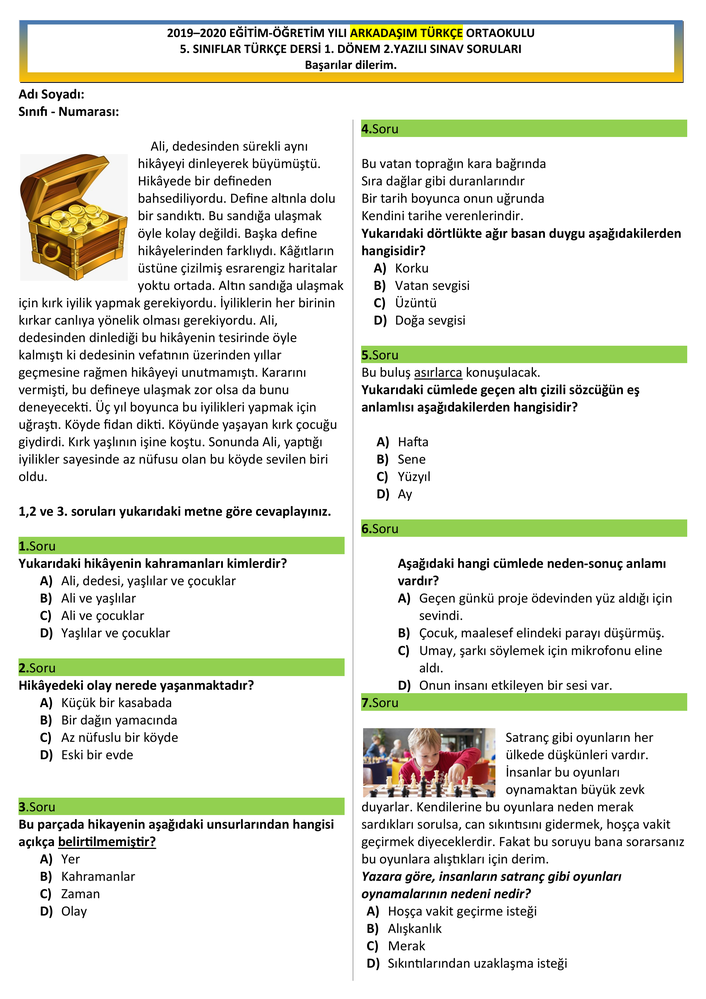
#> input picture NoteMasterAI/Models/Türkçe/images/page_0.png, 706 x 999 px, shrunk from 2481 x 3508 before the run
$ python -i omr.py   (imports and definitions only)
#> lines starting #> are read from the running program, lines starting #| are printed output that depends on the picture; after the words box and inside, x2 and y2 are one past the last pixel; in counts of white or black regions, pixels touching at a corner belong together
#> further down, picture is the input picture: shape (999, 706, 3); mean B, G, R 221, 231.1, 229
import cv2
import numpy as np

def _get_omr_scores(thresh_image, num_options, layout):
    """(HELPER) Split image vertically/horizontally and return scores."""
    h, w = thresh_image.shape
    scores = []

    if layout == "yatay":
        option_width = w // num_options
        for i in range(num_options):
            start_x = i * option_width
            end_x = (i + 1) * option_width if i < num_options - 1 else w
            split = thresh_image[0:h, start_x:end_x]
            yield split
    else: # dikey (vertical)
        option_height = h // num_options
        for i in range(num_options):
            start_y = i * option_height
            end_y = (i + 1) * option_height if i < num_options - 1 else h
            split = thresh_image[start_y:end_y, 0:w]
            yield split

def process_omr_zone_by_area(image, num_options=5, layout="dikey"):
    """For MULTIPLE CHOICE: Reads by area (cv2.contourArea)."""
#> called with num_options = 5, layout = 'dikey'
    if image is None or image.size == 0: return -1, []

    gray = cv2.cvtColor(image, cv2.COLOR_BGR2GRAY)
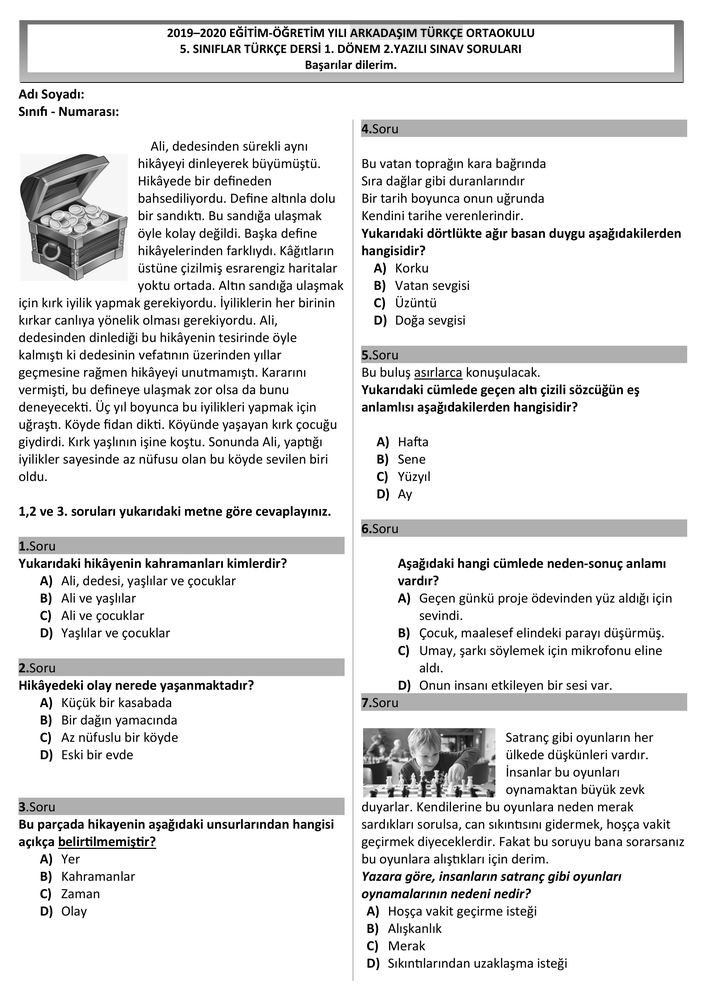
#> gray: shape (999, 706); min 0, max 255, mean 229.3
    try:
        blur = cv2.GaussianBlur(gray, (5, 5), 0)
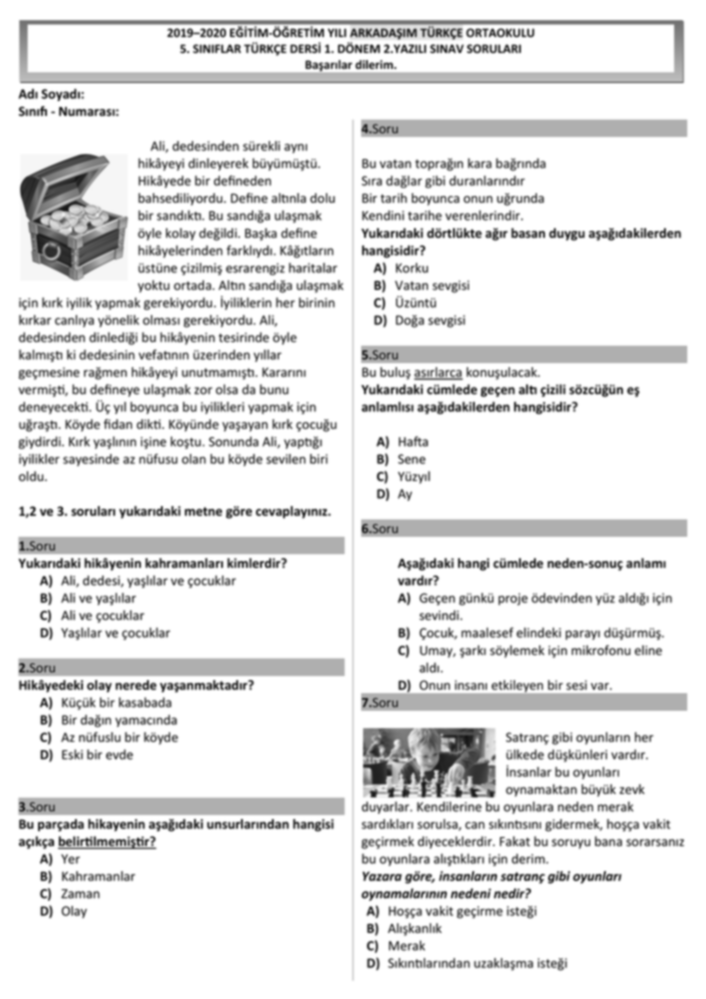
#> blur: shape (999, 706); min 21, max 255, mean 229.4
        _, thresh = cv2.threshold(blur, 0, 255, cv2.THRESH_BINARY_INV | cv2.THRESH_OTSU)
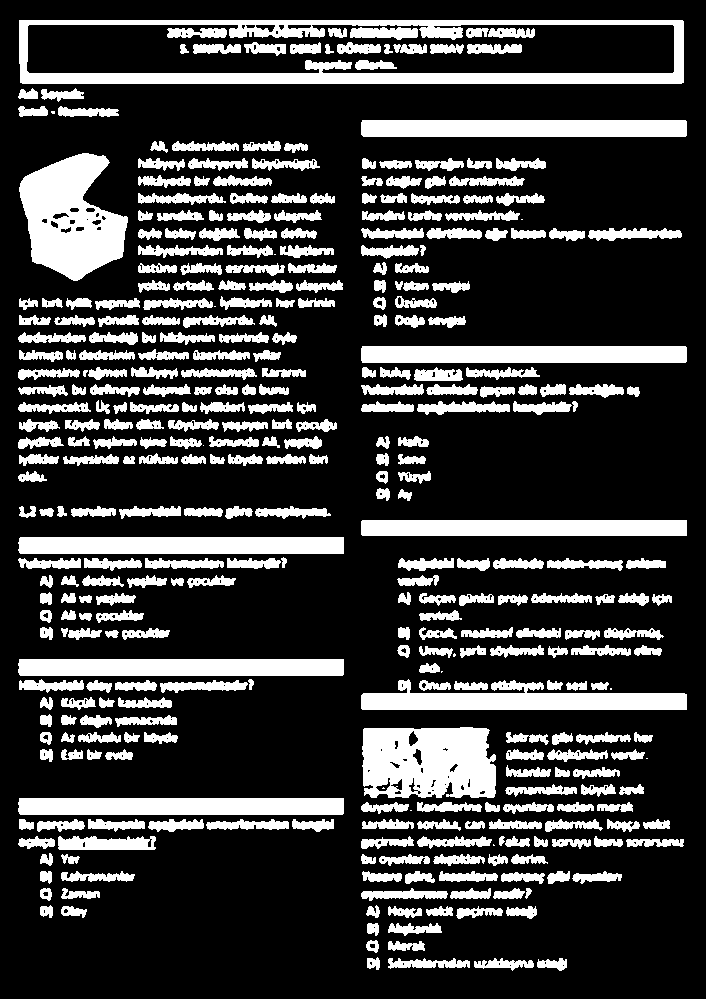
#> thresh: shape (999, 706); 23.5% white; 377 white regions (12 under 20 px), largest, box (x1, y1, x2, y2) and area: (19, 20, 684, 84) 13261, (19, 153, 128, 281) 8784, (362, 727, 496, 798) 8272
    except cv2.error:
        _, thresh = cv2.threshold(gray, 127, 255, cv2.THRESH_BINARY_INV)

    scores = []
    for split in _get_omr_scores(thresh, num_options, layout):
        contours, _ = cv2.findContours(split, cv2.RETR_EXTERNAL, cv2.CHAIN_APPROX_SIMPLE)

        if not contours:
            scores.append(0)
            continue

        largest_contour = max(contours, key=cv2.contourArea)
        area = cv2.contourArea(largest_contour)
        scores.append(area)
#> this loop made 5 passes
#> area on passes 1 to 5: 41809, 6178.5, 5187, 8417, 5190
#> after the loop, scores = [41809, 6178.5, 5187, 8417, 5190]

    if not scores: return -1, []

    selected_index = np.argmax(scores)
#> selected_index = 0

    h, w = image.shape[:2]
#> h = 999; w = 706
    total_area = h * w
#> total_area = 705294
    # Lower threshold to 2% to catch faint pencil marks
    min_area = (total_area / num_options) * 0.02
#> min_area = 2821.2

    # Check if the max score is significant enough
    if scores[selected_index] < min_area:
        return -1, scores

    return selected_index, scores

# [62 lines left out: functions process_omr_zone_by_blackness, process_visual_comparison, not called in this run]

>>> import cv2
>>> picture = cv2.imread('../Models/Türkçe/images/page_0.png')
>>> result = process_omr_zone_by_area(picture)
#> result = (0, [41809, 6178.5, 5187, 8417, 5190])

$ run again, on NoteMasterAI/Models/Türkçe/images/page_1.png
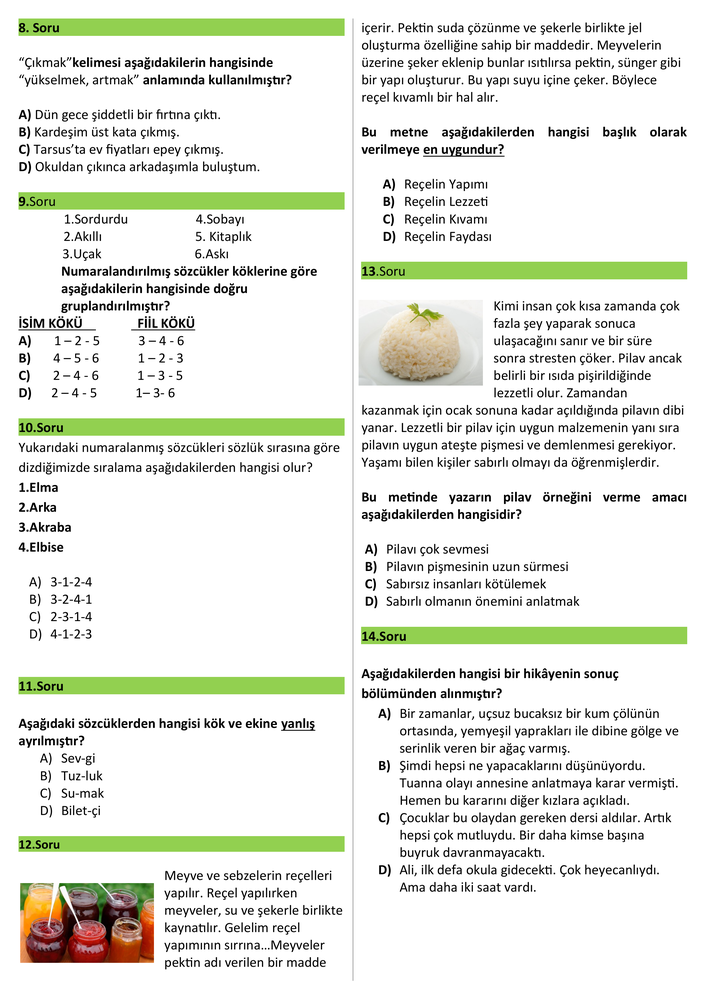
#> input picture NoteMasterAI/Models/Türkçe/images/page_1.png, 706 x 999 px, shrunk from 2481 x 3508 before the run
#> picture is the input picture: shape (999, 706, 3); mean B, G, R 226.2, 234, 231.4
#> in process_omr_zone_by_area, `blur = cv2.GaussianBlur(gray, (5, 5), 0)`:
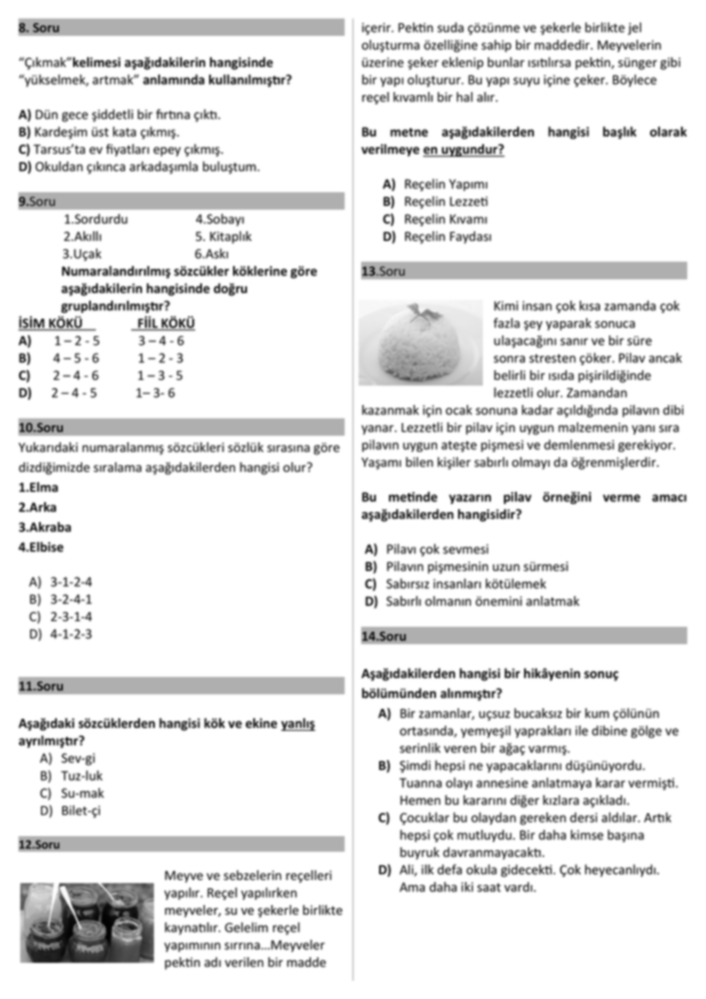
#> blur: shape (999, 706); min 2, max 255, mean 232.3
#> in process_omr_zone_by_area, `_, thresh = cv2.threshold(blur, 0, 255, cv2.THRESH_BINARY_INV | cv2.TH..`:
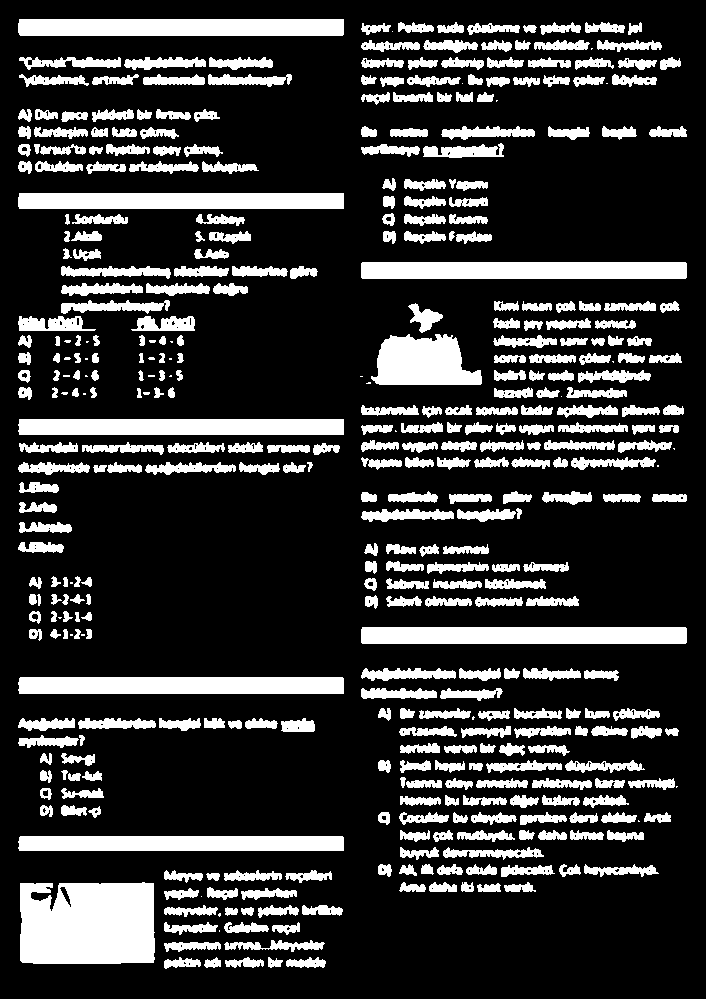
#> thresh: shape (999, 706); 20.8% white; 426 white regions (37 under 20 px), largest, box (x1, y1, x2, y2) and area: (20, 882, 155, 964) 10458, (361, 262, 687, 279) 5538, (361, 627, 687, 644) 5537
#> the loop in process_omr_zone_by_area, `for split in _get_omr_scores(thresh, num_options, layout):` made 5 passes
#> area on passes 1 to 5: 5193, 5198, 4864, 5197, 10270
#> after the loop in process_omr_zone_by_area, `for split in _get_omr_scores(thresh, num_options, layout):`: scores = [5193, 5198, 4864, 5197, 10270]
#> selected_index = 4
#> result = (4, [5193, 5198, 4864, 5197, 10270])

$ run again, on NoteMasterAI/Models/Türkçe/images/page_2.png
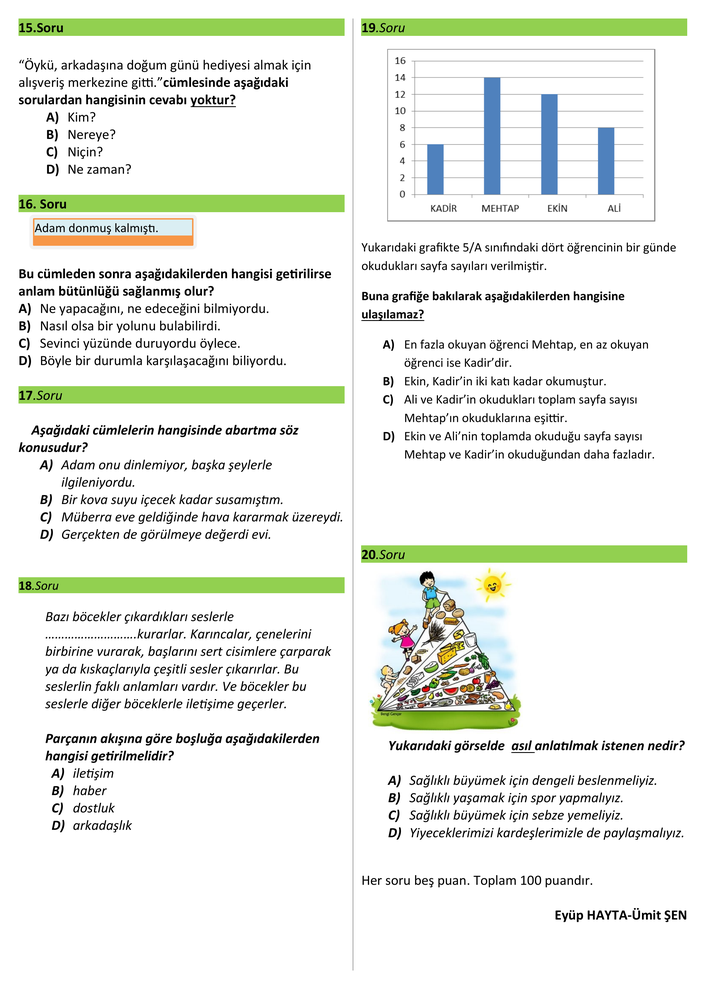
#> input picture NoteMasterAI/Models/Türkçe/images/page_2.png, 706 x 999 px, shrunk from 2481 x 3508 before the run
#> picture is the input picture: shape (999, 706, 3); mean B, G, R 231.3, 237.8, 234.5
#> in process_omr_zone_by_area, `gray = cv2.cvtColor(image, cv2.COLOR_BGR2GRAY)`:
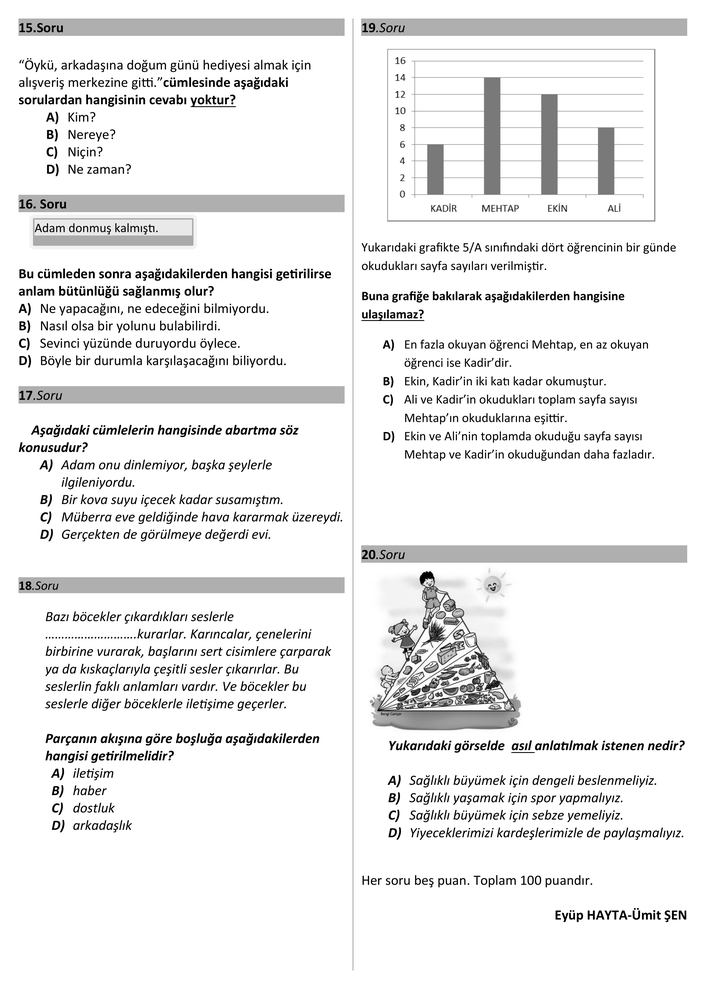
#> gray: shape (999, 706); min 0, max 255, mean 236.1
#> in process_omr_zone_by_area, `_, thresh = cv2.threshold(blur, 0, 255, cv2.THRESH_BINARY_INV | cv2.TH..`:
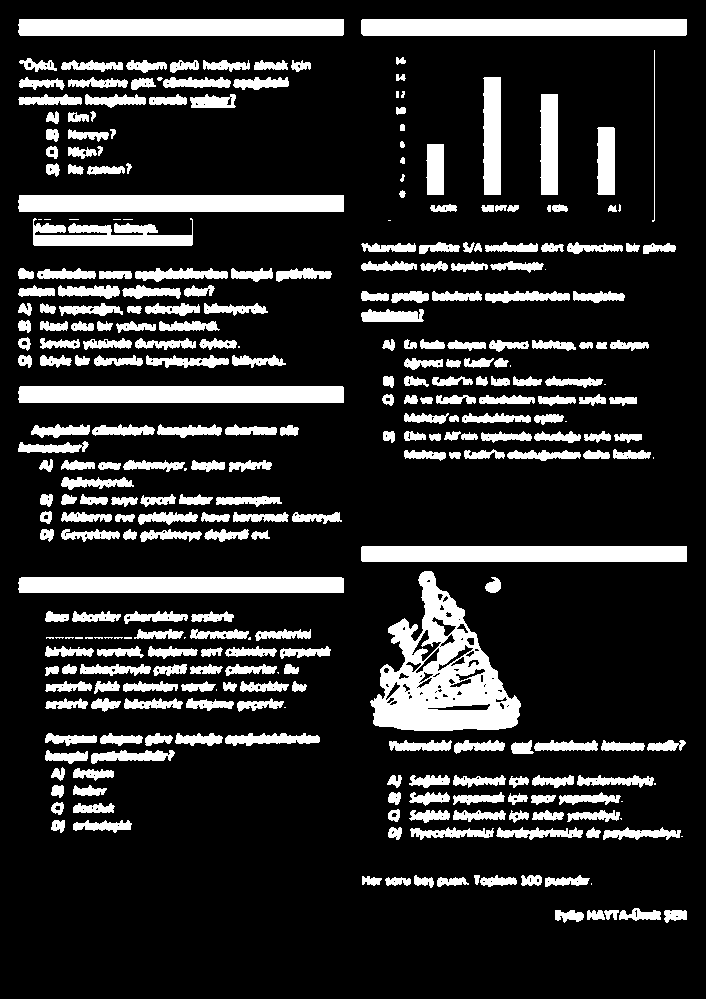
#> thresh: shape (999, 706); 17.5% white; 315 white regions (34 under 20 px), largest, box (x1, y1, x2, y2) and area: (370, 571, 521, 731) 11381, (361, 19, 687, 36) 5537, (18, 195, 344, 212) 5531
#> the loop in process_omr_zone_by_area, `for split in _get_omr_scores(thresh, num_options, layout):` made 5 passes
#> area on passes 1 to 5: 5197, 3894, 4874, 12457, 511.5
#> after the loop in process_omr_zone_by_area, `for split in _get_omr_scores(thresh, num_options, layout):`: scores = [5197, 3894, 4874, 12457, 511.5]
#> selected_index = 3
#> result = (3, [5197, 3894, 4874, 12457, 511.5])
